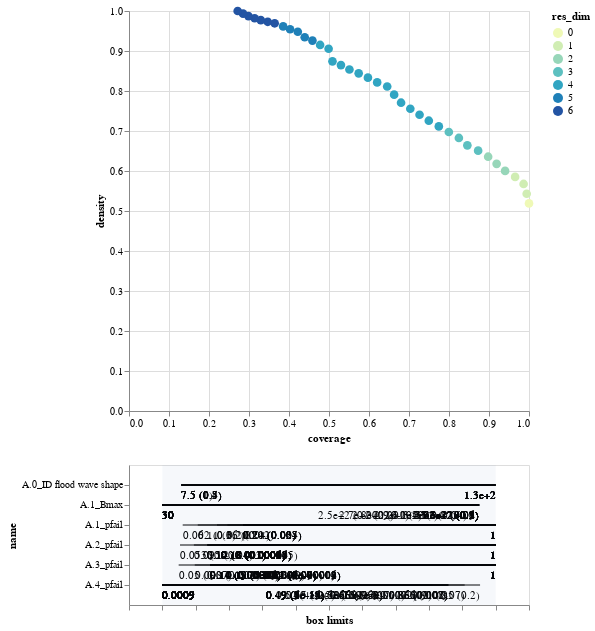

The notebook cell this image was saved under:
### Code cell
box.inspect_tradeoff()

### Figure 1 — Vega-Lite specification as saved in the notebook (floating-point values rounded to 4 significant figures; data arrays with more than 128 entries replaced by an {"elided": "..."} marker saying what was removed)
{"config": {"view": {"continuousWidth": 400, "continuousHeight": 300}}, "vconcat": [{"data": {"name": "data-a29a61df7943f91c21510c0852429616"}, "mark": {"type": "circle", "size": 75}, "encoding": {"color": {"type": "ordinal", "field": "res_dim", "scale": {"range": ["#eff9b6", "#d0edb3", "#97d6b9", "#5dc0c0", "#31a5c2", "#1f80b8", "#2354a3", "#21318d"]}}, "opacity": {"condition": {"value": 1, "selection": "selector003"}, "value": 0.4}, "tooltip": [{"type": "ordinal", "field": "id"}, {"type": "quantitative", "field": "coverage", "format": ".2"}, {"type": "quantitative", "field": "density", "format": ".2"}, {"type": "ordinal", "field": "res_dim"}], "x": {"type": "quantitative", "field": "coverage"}, "y": {"type": "quantitative", "field": "density"}}, "height": 400, "selection": {"selector003": {"type": "single", "fields": ["id"]}}, "width": 400}, {"layer": [{"data": {"name": "data-bdb37449191c9474f8514e5978745d7f"}, "mark": "rule", "encoding": {"x": {"type": "quantitative", "axis": {"grid": false, "labels": false, "title": "box limits"}, "field": "x_lower", "scale": {"domain": [0, 1], "padding": 0.1}}, "x2": {"field": "x_upper"}, "y": {"type": "nominal", "field": "name", "scale": {"padding": 1.0}}}, "transform": [{"calculate": "(datum.x1-datum.minimum)/(datum.maximum-datum.minimum)", "as": "x_lower"}, {"calculate": "(datum.x2-datum.minimum)/(datum.maximum-datum.minimum)", "as": "x_upper"}, {"filter": {"selection": "selector003"}}], "width": 400}, {"data": {"name": "data-bdb37449191c9474f8514e5978745d7f"}, "mark": {"type": "text", "align": "left", "baseline": "top", "dy": 5}, "encoding": {"text": {"type": "ordinal", "field": "text"}, "x": {"type": "quantitative", "axis": {"grid": false, "labels": false, "title": "box limits"}, "field": "x_lower", "scale": {"domain": [0, 1], "padding": 0.1}}, "x2": {"field": "x_upper"}, "y": {"type": "nominal", "field": "name", "scale": {"padding": 1.0}}}, "transform": [{"calculate": "(datum.x1-datum.minimum)/(datum.maximum-datum.minimum)", "as": "x_lower"}, {"calculate": "(datum.x2-datum.minimum)/(datum.maximum-datum.minimum)", "as": "x_upper"}, {"filter": {"selection": "selector003"}}, {"calculate": "datum.qp_lower>0?format(datum.x1, \".2\")+\" (\"+format(datum.qp_lower, \".1~g\")+\")\" :format(datum.x1, \".2\")", "as": "text"}], "width": 400}, {"data": {"name": "data-bdb37449191c9474f8514e5978745d7f"}, "mark": {"type": "text", "align": "right", "baseline": "top", "dy": 5}, "encoding": {"text": {"type": "ordinal", "field": "text"}, "x": {"type": "quantitative", "field": "x_upper"}, "x2": {"field": "x_upper"}, "y": {"type": "nominal", "field": "name", "scale": {"padding": 1.0}}}, "transform": [{"calculate": "(datum.x1-datum.minimum)/(datum.maximum-datum.minimum)", "as": "x_lower"}, {"calculate": "(datum.x2-datum.minimum)/(datum.maximum-datum.minimum)", "as": "x_upper"}, {"filter": {"selection": "selector003"}}, {"calculate": "datum.qp_upper>0?format(datum.x2, \".2\")+\" (\"+format(datum.qp_upper, \".1\")+\")\" :format(datum.x2, \".2\")", "as": "text"}], "width": 400}, {"data": {"name": "data-bb8d07f6df3d47a6a475317795287b23"}, "mark": {"type": "rect", "opacity": 0.05}, "encoding": {"x": {"type": "quantitative", "field": "start"}, "x2": {"field": "end"}}}, {"data": {"name": "data-d751713988987e9331980363e24189ce"}, "mark": "point", "encoding": {"x": {"type": "quantitative", "field": "x"}, "y": {"type": "nominal", "field": "name"}}, "transform": [{"filter": {"selection": "selector003"}}], "width": 400}, {"data": {"name": "data-d751713988987e9331980363e24189ce"}, "mark": {"type": "text", "align": "center", "baseline": "top", "dy": 5}, "encoding": {"text": {"type": "nominal", "field": "item"}, "x": {"type": "quantitative", "field": "x"}, "y": {"type": "nominal", "field": "name"}}, "transform": [{"filter": {"selection": "selector003"}}], "width": 400}]}], "$schema": "https://vega.github.io/schema/vega-lite/v4.8.1.json", "datasets": {"data-a29a61df7943f91c21510c0852429616": [{"coverage": 1.0, "density": 0.519, "id": 0, "mass": 1.0, "mean": 0.519, "res_dim": 0}, {"coverage": 0.9942, "density": 0.5432, "id": 1, "mass": 0.95, "mean": 0.5432, "res_dim": 1}, {"coverage": 0.9865, "density": 0.5676, "id": 2, "mass": 0.902, "mean": 0.5676, "res_dim": 1}, {"coverage": 0.9653, "density": 0.5853, "id": 3, "mass": 0.856, "mean": 0.5853, "res_dim": 1}, {"coverage": 0.9403, "density": 0.6002, "id": 4, "mass": 0.813, "mean": 0.6002, "res_dim": 2}, {"coverage": 0.9191, "density": 0.6179, "id": 5, "mass": 0.772, "mean": 0.6179, "res_dim": 2}, {"coverage": 0.8979, "density": 0.6357, "id": 6, "mass": 0.733, "mean": 0.6357, "res_dim": 2}, {"coverage": 0.8728, "density": 0.6509, "id": 7, "mass": 0.696, "mean": 0.6509, "res_dim": 3}, {"coverage": 0.8459, "density": 0.6641, "id": 8, "mass": 0.661, "mean": 0.6641, "res_dim": 3}, {"coverage": 0.8247, "density": 0.6826, "id": 9, "mass": 0.627, "mean": 0.6826, "res_dim": 3}, {"coverage": 0.7996, "density": 0.6975, "id": 10, "mass": 0.595, "mean": 0.6975, "res_dim": 3}, {"coverage": 0.7746, "density": 0.7115, "id": 11, "mass": 0.565, "mean": 0.7115, "res_dim": 4}, {"coverage": 0.7495, "density": 0.7257, "id": 12, "mass": 0.536, "mean": 0.7257, "res_dim": 4}, {"coverage": 0.7264, "density": 0.7407, "id": 13, "mass": 0.509, "mean": 0.7407, "res_dim": 4}, {"coverage": 0.7033, "density": 0.7557, "id": 14, "mass": 0.483, "mean": 0.7557, "res_dim": 4}, {"coverage": 0.6802, "density": 0.7707, "id": 15, "mass": 0.458, "mean": 0.7707, "res_dim": 4}, {"coverage": 0.6628, "density": 0.7908, "id": 16, "mass": 0.435, "mean": 0.7908, "res_dim": 4}, {"coverage": 0.6455, "density": 0.8111, "id": 17, "mass": 0.413, "mean": 0.8111, "res_dim": 4}, {"coverage": 0.6204, "density": 0.8214, "id": 18, "mass": 0.392, "mean": 0.8214, "res_dim": 4}, {"coverage": 0.5973, "density": 0.8333, "id": 19, "mass": 0.372, "mean": 0.8333, "res_dim": 4}, {"coverage": 0.5742, "density": 0.8442, "id": 20, "mass": 0.353, "mean": 0.8442, "res_dim": 4}, {"coverage": 0.5511, "density": 0.8537, "id": 21, "mass": 0.335, "mean": 0.8537, "res_dim": 4}, {"coverage": 0.5299, "density": 0.8648, "id": 22, "mass": 0.318, "mean": 0.8648, "res_dim": 4}, {"coverage": 0.5087, "density": 0.8742, "id": 23, "mass": 0.302, "mean": 0.8742, "res_dim": 4}, {"coverage": 0.499, "density": 0.9056, "id": 24, "mass": 0.286, "mean": 0.9056, "res_dim": 4}, {"coverage": 0.4778, "density": 0.9151, "id": 25, "mass": 0.271, "mean": 0.9151, "res_dim": 4}, {"coverage": 0.4586, "density": 0.9261, "id": 26, "mass": 0.257, "mean": 0.9261, "res_dim": 5}, {"coverage": 0.4393, "density": 0.9344, "id": 27, "mass": 0.244, "mean": 0.9344, "res_dim": 5}, {"coverage": 0.422, "density": 0.9481, "id": 28, "mass": 0.231, "mean": 0.9481, "res_dim": 5}, {"coverage": 0.4027, "density": 0.9543, "id": 29, "mass": 0.219, "mean": 0.9543, "res_dim": 5}, {"coverage": 0.3854, "density": 0.9615, "id": 30, "mass": 0.208, "mean": 0.9615, "res_dim": 5}, {"coverage": 0.3642, "density": 0.9692, "id": 31, "mass": 0.195, "mean": 0.9692, "res_dim": 6}, {"coverage": 0.3468, "density": 0.973, "id": 32, "mass": 0.185, "mean": 0.973, "res_dim": 6}, {"coverage": 0.3295, "density": 0.9771, "id": 33, "mass": 0.175, "mean": 0.9771, "res_dim": 6}, {"coverage": 0.3141, "density": 0.9819, "id": 34, "mass": 0.166, "mean": 0.9819, "res_dim": 6}, {"coverage": 0.2987, "density": 0.9873, "id": 35, "mass": 0.157, "mean": 0.9873, "res_dim": 6}, {"coverage": 0.2852, "density": 0.9933, "id": 36, "mass": 0.149, "mean": 0.9933, "res_dim": 6}, {"coverage": 0.2717, "density": 1.0, "id": 37, "mass": 0.141, "mean": 1.0, "res_dim": 6}], "data-bdb37449191c9474f8514e5978745d7f": {"elided": "148 records"}, "data-bb8d07f6df3d47a6a475317795287b23": [{"start": 0, "end": 1}], "data-d751713988987e9331980363e24189ce": []}}
